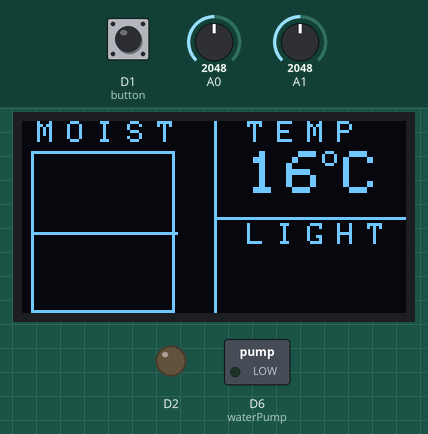
Simulated run of this sketch. Board: Particle Photon. Shown: 128×64 one-colour display, switched loads named in the sketch (green lamp = pin HIGH), output pins drawn as LEDs (lit = HIGH). The inputs (shaded band) are chosen by the test bench; at power-on: D1 (button) HIGH, A0 = 2048, A1 = 2048.

Above: at 1.8 s.
1.9 s: D1 (button) pulled LOW for 1.25 s
At 2.4 s:
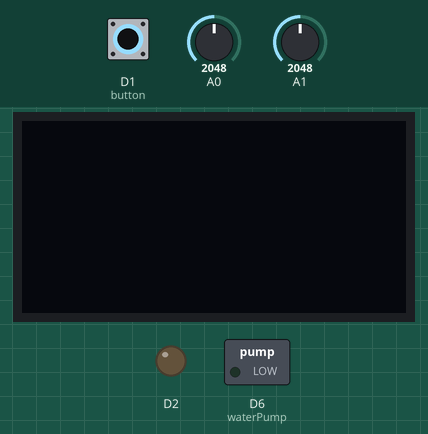
5.6 s: A0 set to 1960
At 6.8 s:
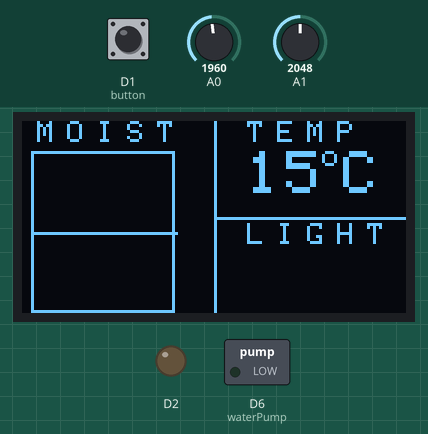
7.7 s: A1 set to 0
At 9.0 s:
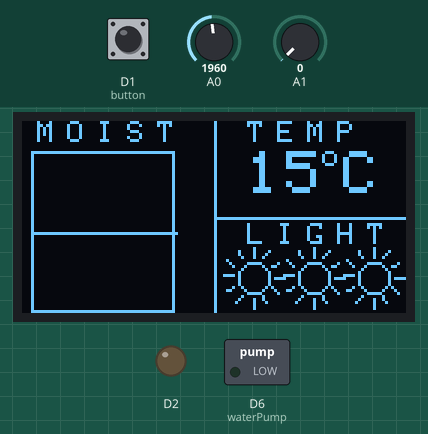
9.7 s: A0 set to 2040
At 11.3 s:
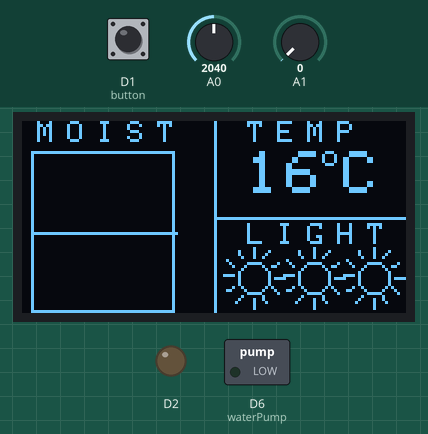
11.8 s: A0 set to 1760
At 13.5 s:
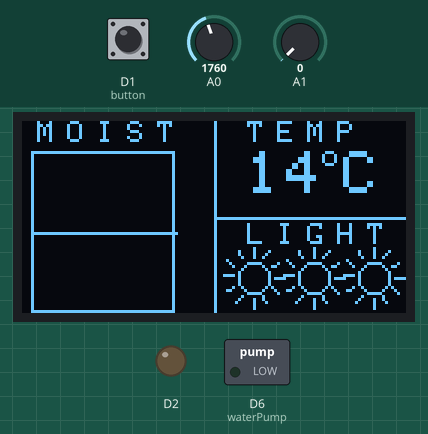
13.8 s: A1 set to 65
At 15.7 s:
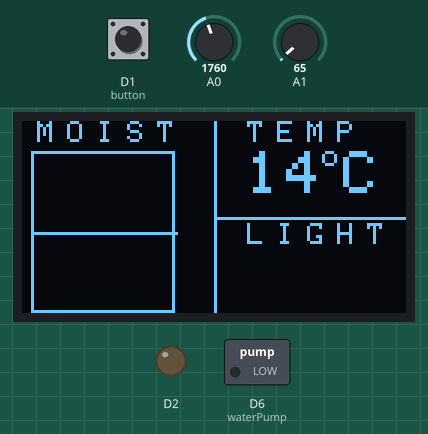
Timing chart, 0 to 16.9 s (numbered marks = the images above; inputs shaded):
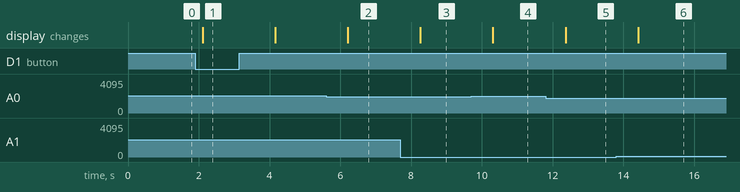

The sketch:

plant-watcher.ino
```cpp
#include "Adafruit_SSD1306_RK.h"
#include "Moisture.h"
#include "Temperature.h"
#include "Light.h"

//Display settings
#define OLED_DC     D3
#define OLED_CS     D4
#define OLED_RESET  D5
Adafruit_SSD1306 display(OLED_DC, OLED_RESET, OLED_CS);

//Initializing objects
Moisture moisture(A2, D2);
Temperature temperature(A0);
Light light(A1);

const int wateringTimeout = 1800000; //Time interval (miliseconds) between moisture check
volatile unsigned long lastTimeWatered;
const int debouncingTime = 300;// Debouncing time (miliseconds) for button clicks
volatile unsigned long lastTimeClicked;
const int waterPump = D6;
const int button = D1;
bool useDisplay = true;

void setup() {
  Serial.begin(9600);
  pinMode(waterPump, OUTPUT);
  pinMode(button, INPUT_PULLUP);
  attachInterrupt(button, toggleDisplay, CHANGE);

  display.begin(SSD1306_SWITCHCAPVCC);
}

void loop() {
  if((long)(micros() - lastTimeWatered) >= wateringTimeout * 1000) {
    lastTimeWatered = micros();
    moisture.read();
    if (moisture.get() < (moisture.getMax() / 2)) {
      digitalWrite(waterPump, HIGH);
      delay(2000);
      digitalWrite(waterPump, LOW);
    }
  }
  display.clearDisplay();
  if (useDisplay == true) {
    drawGrid();
    moisture.display(&display);
    temperature.read();
    temperature.display(&display);
    light.read();
    light.display(&display);
  }
  display.display();
  delay(1000);
}

void drawGrid() {
  display.drawLine(display.width() / 2, 0, display.width() / 2, display.height(), WHITE);
  display.drawLine(display.width()/2, display.height()/2, display.width(), display.height()/2, WHITE);
}

void toggleDisplay() {
  if ((long)(micros() - lastTimeClicked) >= debouncingTime * 1000) {
    useDisplay = !useDisplay;
    lastTimeClicked = micros();
  }
}
```

Light.cpp
```cpp
#include "Light.h"

Light::Light(int photoresistorPin)
{
  pinMode(photoresistorPin, INPUT);
  _photoresistorPin = photoresistorPin;
  _level = 0;
}

void Light::_drawSunIcon(Adafruit_SSD1306* display, int x, int y, int radius) {
  display->drawCircle(x, y, radius, WHITE);

  for (int i = 0; i < 360; i +=  30 ) {
    float rad = i * 1000.0 / 57296.0;
    float lineStartX = x + (radius + 2) * sin(rad);
    float lineStartY = y + (radius + 2) * cos(rad);
    float lineEndX = x + (radius + 5) * sin(rad);
    float lineEndY = y + (radius + 5) * cos(rad);
    display->drawLine(lineStartX, lineStartY, lineEndX, lineEndY, WHITE);
  }
}

void Light::read() {
  _level = analogRead(_photoresistorPin);
}

void Light::display(Adafruit_SSD1306* display) {
  display->drawChar(75, 34, 'L', WHITE, BLACK, 1);
  display->drawChar(85, 34, 'I', WHITE, BLACK, 1);
  display->drawChar(95, 34, 'G', WHITE, BLACK, 1);
  display->drawChar(105, 34, 'H', WHITE, BLACK, 1);
  display->drawChar(115, 34, 'T', WHITE, BLACK, 1);

  if (_level < 5) {
    _drawSunIcon(display, 77, 52, 5);
    _drawSunIcon(display, 97, 52, 5);
    _drawSunIcon(display, 117, 52, 5);
  } else if (_level < 15) {
    _drawSunIcon(display, 77, 52, 5);
    _drawSunIcon(display, 97, 52, 5);
  } else if (_level < 25) {
    _drawSunIcon(display, 77, 52, 5);
  }
}
```

Light.h
```cpp
#ifndef Light_h
#define Light_h
#include "Adafruit_SSD1306_RK.h"

class Light
{
  public:
    Light(int photoresistorPin);
    void display(Adafruit_SSD1306* display);
    void read();
  private:
    int _photoresistorPin;
    int _level;
    void _drawSunIcon(Adafruit_SSD1306* display, int x, int y, int radius);
};
#endif
```

Moisture.cpp
```cpp
#include "Moisture.h"

Moisture::Moisture(int sensorPin, int sensorCurrentPin)
{
  pinMode(sensorPin, INPUT);
  pinMode(sensorCurrentPin, OUTPUT);
  _sensorPin = sensorPin;
  _sensorCurrentPin = sensorCurrentPin;
  _max = 1800;
  _level = 0;

  Particle.variable("moistureLvl", _level);
  Particle.function("setMode", [this](const String& mode)->int{return setMode(mode);});
}

void Moisture::_drawBar(Adafruit_SSD1306* display) {
  int leftPadding = 3;
  float ratio;

  if (_level > _max) {
    ratio = 1.0;
  } else {
    ratio = _level / _max;
  }

  int defaultTopPadding = 10;
  int defaultBarLength = display->height() - defaultTopPadding;
  int topPadding = defaultTopPadding + ((1 - ratio) * defaultBarLength);
  int barLength = display->height() - topPadding;
  int barWidth = 48;

  display->drawRect(leftPadding, defaultTopPadding, barWidth, display->height() - defaultTopPadding, WHITE);

  int barMiddle = ((display->height() - defaultTopPadding) / 2) + defaultTopPadding;
  display->drawLine(leftPadding, barMiddle, leftPadding + barWidth, barMiddle, WHITE);

  display->fillRect(leftPadding, topPadding, barWidth, barLength, WHITE);
}

int Moisture::setMode(String mode) {
  Serial.println("Switched mode to ");
  Serial.println(mode);
  switch (mode.toInt()) {
    case 0:
      _max = 3000.0f;
      break;
    case 1:
      _max = 2000.0f;
      break;
    case 2:
      _max = 1000.0f;
      break;
  }
  return 0;
}

int Moisture::get() {
  return _level;
}

int Moisture::getMax() {
  return _max;
}

void Moisture::read() {
  digitalWrite(_sensorCurrentPin, HIGH);
  delay(100);
  _level = analogRead(_sensorPin);
  digitalWrite(_sensorCurrentPin, LOW);
}

void Moisture::display(Adafruit_SSD1306* display) {
  display->drawChar(5, 0, 'M', WHITE, BLACK, 1);
  display->drawChar(15, 0, 'O', WHITE, BLACK, 1);
  display->drawChar(25, 0, 'I', WHITE, BLACK, 1);
  display->drawChar(35, 0, 'S', WHITE, BLACK, 1);
  display->drawChar(45, 0, 'T', WHITE, BLACK, 1);

  _drawBar(display);
}
```

Moisture.h
```cpp
#ifndef Moisture_h
#define Moisture_h
#include "Adafruit_SSD1306_RK.h"

class Moisture
{
  public:
    Moisture(int sensorPin, int sensorCurrentPin);
    void display(Adafruit_SSD1306* display);
    void read();
    int get();
    int getMax();
    int setMode(String mode);
  private:
    void _drawBar(Adafruit_SSD1306* display);
    int _level;
    float _max;
    int _sensorPin;
    int _sensorCurrentPin;
};
#endif
```

Temperature.cpp
```cpp
#include "Temperature.h"

Temperature::Temperature(int sensorPin)
{
  pinMode(sensorPin, INPUT);
  _sensorPin = sensorPin;
  _temperature = 0;
}

void Temperature::read() {
  _temperature = ((analogRead(_sensorPin) * 3.3)/4095) * 100;
}

void Temperature::display(Adafruit_SSD1306* display) {
  display->drawChar(75, 0, 'T', WHITE, BLACK, 1);
  display->drawChar(85, 0, 'E', WHITE, BLACK, 1);
  display->drawChar(95, 0, 'M', WHITE, BLACK, 1);
  display->drawChar(105, 0, 'P', WHITE, BLACK, 1);

  char temperatureChars[3];
  String temp = String(_temperature);
  temp.toCharArray(temperatureChars, 3);

  display->drawChar(75, 10, temperatureChars[0], WHITE, BLACK, 2);
  display->drawChar(88, 10, temperatureChars[1], WHITE, BLACK, 2);
  display->drawCircle(102, 12, 2, WHITE);
  display->drawChar(107, 10, 'C', WHITE, BLACK, 2);
}
```

Temperature.h
```cpp
#ifndef Temperature_h
#define Temperature_h
#include "Adafruit_SSD1306_RK.h"

class Temperature
{
  public:
    Temperature(int sensorPin);
    void display(Adafruit_SSD1306* display);
    void read();
  private:
    int _sensorPin;
    int _temperature;
};
#endif
```

Measured:
- after the input at 1.9 s, the display: changes after 0.21 s (image 1)
- after the input at 5.6 s, the display: changes after 0.61 s (image 2)
- after the input at 7.7 s, the display: changes after 0.56 s (image 3)
- after the input at 9.7 s, the display: changes after 0.61 s (image 4)
- after the input at 11.8 s, the display: changes after 0.57 s (image 5)
- after the input at 13.8 s, the display: changes after 0.62 s (image 6)
